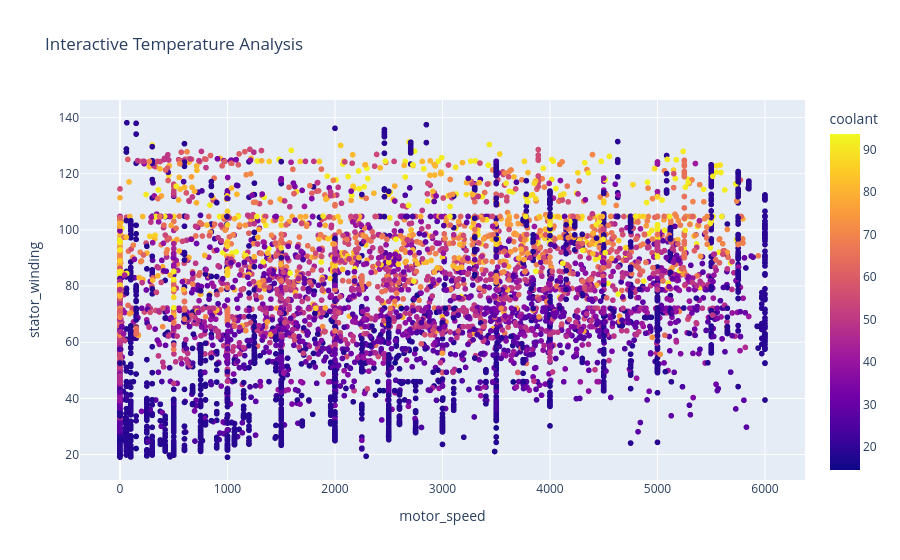

Write notebook code for a chart like this one.
### Code cell
sample_df = df.sample(
    10000,
    random_state=42
)

fig = px.scatter(

    sample_df,

    x="motor_speed",
    y="stator_winding",

    color="coolant",

    title="Interactive Temperature Analysis"

)

fig.show()

### Figure 1 — Plotly figure (JSON) as saved in the notebook; plotly's stock layout.template omitted (floating-point values rounded to 4 significant figures; data arrays with more than 128 entries replaced by an {"elided": "..."} marker saying what was removed)
{"data": [{"hovertemplate": "motor_speed=%{x}<br>stator_winding=%{y}<br>coolant=%{marker.color}<extra></extra>", "legendgroup": "", "marker": {"color": {"elided": "10000 float values"}, "coloraxis": "coloraxis", "symbol": "circle"}, "mode": "markers", "name": "", "showlegend": false, "type": "scattergl", "x": {"elided": "10000 float values"}, "xaxis": "x", "y": {"elided": "10000 float values"}, "yaxis": "y"}], "layout": {"coloraxis": {"colorbar": {"title": {"text": "coolant"}}, "colorscale": [[0, "#0d0887"], [0.1111, "#46039f"], [0.2222, "#7201a8"], [0.3333, "#9c179e"], [0.4444, "#bd3786"], [0.5556, "#d8576b"], [0.6667, "#ed7953"], [0.7778, "#fb9f3a"], [0.8889, "#fdca26"], [1, "#f0f921"]]}, "legend": {"tracegroupgap": 0}, "title": {"text": "Interactive Temperature Analysis"}, "xaxis": {"anchor": "y", "domain": [0, 1], "title": {"text": "motor_speed"}}, "yaxis": {"anchor": "x", "domain": [0, 1], "title": {"text": "stator_winding"}}}}
